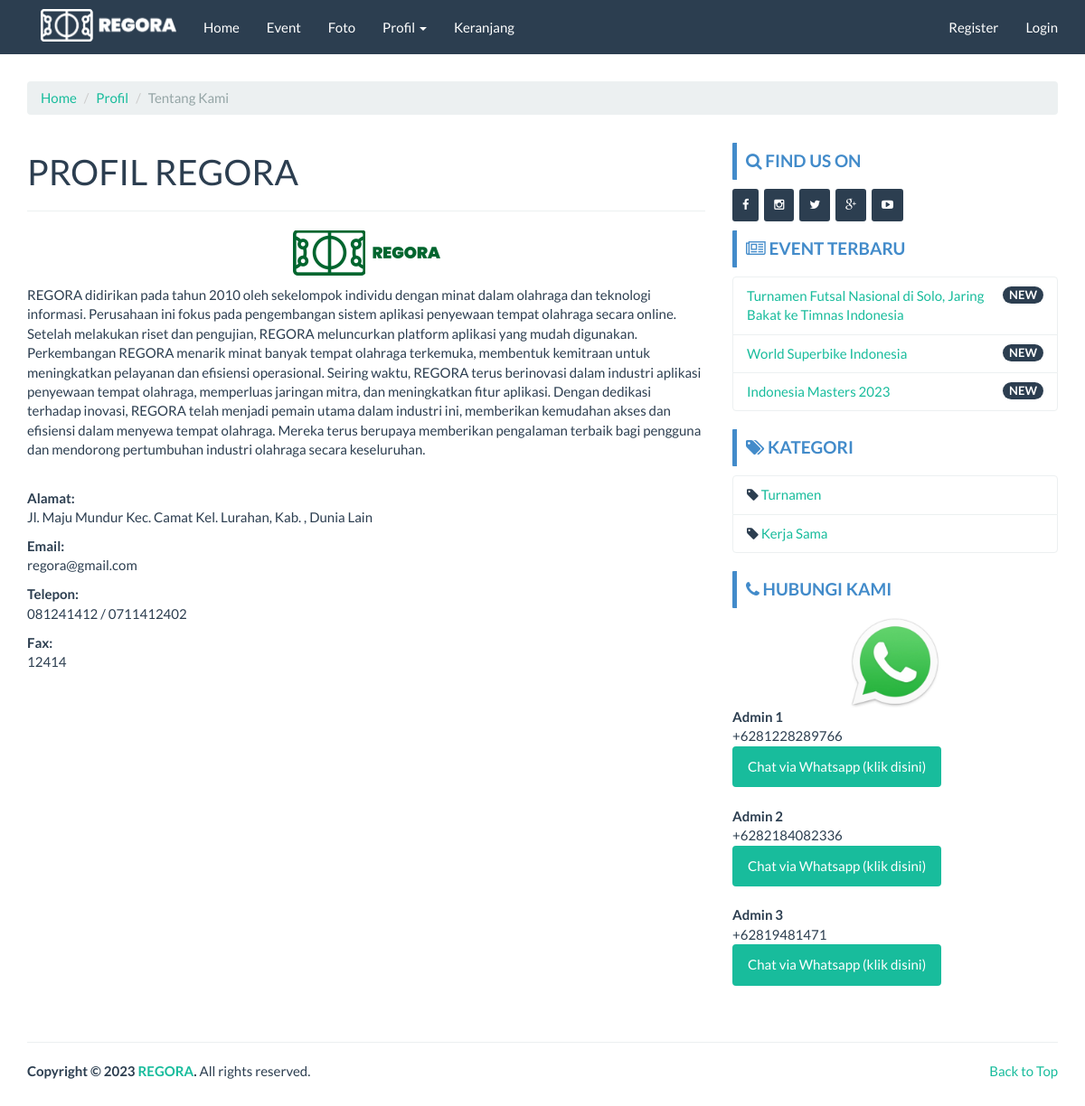
The page /index.php/page/about on the database as committed earlier.
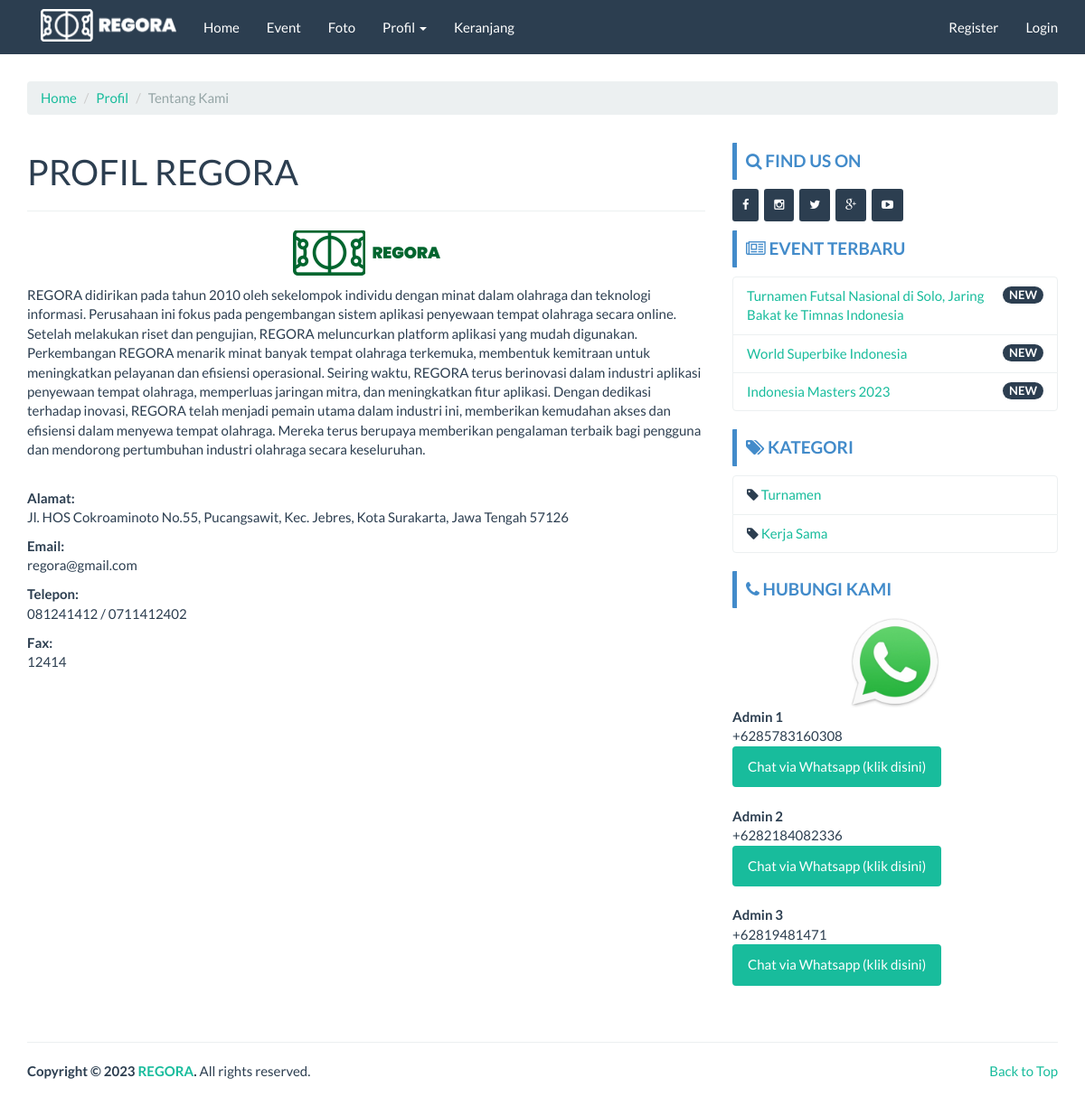
The same page on the database as committed later.
### tables this page shows
CREATE TABLE `company` (
  `id_company` int(11) NOT NULL,
  `company_name` varchar(100) NOT NULL,
  `company_desc` text NOT NULL,
  `company_address` text NOT NULL,
  `company_maps` text NOT NULL,
  `company_phone` char(30) NOT NULL,
  `company_phone2` char(30) NOT NULL,
  `company_fax` char(30) NOT NULL,
  `company_email` char(30) NOT NULL,
  `foto` text NOT NULL,
  `foto_type` char(10) NOT NULL,
  `created` datetime NOT NULL DEFAULT current_timestamp(),
  `modified` datetime DEFAULT NULL,
  `created_by` char(50) NOT NULL,
  `modified_by` char(50) NOT NULL
);

CREATE TABLE `event` (
  `id_event` int(11) NOT NULL,
  `nama_event` varchar(100) NOT NULL,
  `slug_event` varchar(100) DEFAULT NULL,
  `deskripsi` text DEFAULT NULL,
  `kategori` int(11) DEFAULT NULL,
  `foto` text DEFAULT NULL,
  `foto_type` char(10) DEFAULT NULL,
  `created_at` datetime NOT NULL DEFAULT current_timestamp(),
  `created_by` char(50) NOT NULL,
  `modified_at` datetime DEFAULT NULL ON UPDATE current_timestamp(),
  `modified_by` char(50) NOT NULL
);

CREATE TABLE `kategori` (
  `id_kategori` int(11) NOT NULL,
  `nama_kategori` varchar(20) NOT NULL,
  `slug_kat` varchar(20) NOT NULL,
  `created_by` char(50) NOT NULL,
  `created_at` datetime NOT NULL DEFAULT current_timestamp(),
  `modified_by` char(50) NOT NULL,
  `modified_at` datetime DEFAULT NULL ON UPDATE current_timestamp()
);

CREATE TABLE `kontak` (
  `id_kontak` int(11) NOT NULL,
  `nama_kontak` char(50) NOT NULL,
  `nohp` char(50) NOT NULL,
  `created_by` char(50) NOT NULL,
  `created_at` datetime NOT NULL DEFAULT current_timestamp(),
  `modified_by` char(50) NOT NULL,
  `modified_at` datetime DEFAULT NULL ON UPDATE current_timestamp()
);

### application/controllers/Page.php (called while the page is built, shortened)
<?php
class Page extends CI_Controller {
	function __construct()
  {
		$this->load->model('Company_model');
		$this->load->model('Event_model');
		$this->load->model('Foto_model');
		$this->load->model('Kategori_model');
		$this->load->model('Kontak_model');
		$this->data['company_data'] 	= $this->Company_model->get_by_company();
		$this->data['event_sidebar'] 			= $this->Event_model->get_all_sidebar();
		$this->data['kategori_sidebar'] 	= $this->Kategori_model->get_all();
		$this->data['kontak_sidebar'] 		= $this->Kontak_model->get_all();
		$this->data['kontak'] 				= $this->Kontak_model->get_all();
  }
	public function about()
	{
		$this->data['title'] 							= 'Tentang Kami';
  	$this->data['company']            = $this->Company_model->get_by_company();
		$this->load->view('front/page/about', $this->data);
	}
}

### index.php (called while the page is built, shortened)
<?php
require_once BASEPATH.'core/CodeIgniter.php';

### application/models/Company_model.php (called while the page is built, shortened)
<?php  if ( ! defined('BASEPATH')) exit('No direct script access allowed');
class Company_model extends CI_Model
{
  public $table = 'company';
  function get_by_company()
  {
    $this->db->where('id_company', '1');
    return $this->db->get($this->table)->row();
  }
}

### application/models/Event_model.php (called while the page is built, shortened)
<?php  if ( ! defined('BASEPATH')) exit('No direct script access allowed');
class Event_model extends CI_Model
{
  public $table = 'event';
  public $id    = 'id_event';
  public $order = 'DESC';
  function get_all_sidebar()
  {
    $this->db->limit(3);
    $this->db->order_by($this->id, $this->order);
    return $this->db->get($this->table)->result();
  }
}

### application/models/Kategori_model.php (called while the page is built, shortened)
<?php  if ( ! defined('BASEPATH')) exit('No direct script access allowed');
class Kategori_model extends CI_Model
{
  public $table = 'kategori';
  function get_all()
  {
    return $this->db->get($this->table)->result();
  }
}

### application/models/Kontak_model.php (called while the page is built, shortened)
<?php  if ( ! defined('BASEPATH')) exit('No direct script access allowed');
class Kontak_model extends CI_Model
{
  public $table = 'kontak';
  function get_all()
  {
    return $this->db->get($this->table)->result();
  }
}

### application/views/front/page/about.php (the view)
<?php $this->load->view('front/header'); ?>
<?php $this->load->view('front/navbar'); ?>
<div class="container">
	<ol class="breadcrumb">
		<li><a href="<?php echo base_url() ?>">Home</a></li>
		<li><a href="#">Profil</a></li>
		<li class="active">Tentang Kami</li>
	</ol>
	<div class="row">
		<div class="col-md-8">
			<h1>PROFIL <?php echo strtoupper($company->company_name) ?></h1>
			<hr>
			<p align="center"><?php
								if (empty($company->foto)) {
									echo "<img src='" . base_url() . "assets/images/no_image_thumb.png' width='400' height='400'>";
								} else {
									echo " <img src='" . base_url() . "assets/images/company/" . $company->foto . $company->foto_type . "' class='img-responsive' title='$company->company_name' alt='$company->company_name'> ";
								}
								?>
			</p>
			<p><?php echo $company->company_desc ?></p><br>
			<p><b>Alamat:</b><br>
				<?php echo $company->company_address ?>
			</p>
			<p><b>Email:</b><br>
				<?php echo $company->company_email ?>
			</p>
			<p><b>Telepon:</b><br>
				<?php echo $company->company_phone ?>
				<?php if ($company->company_phone2 > 0) {
					echo " / " . $company->company_phone2;
				} ?>
			</p>
			<?php if ($company->company_fax > 0) { ?>
				<p><b>Fax:</b><br>
					<?php echo $company->company_fax ?>
				</p>
			<?php } ?>
		</div>
		<?php $this->load->view('front/sidebar'); ?>
	</div>
</div>
<?php $this->load->view('front/footer'); ?>

### application/views/front/header.php (shortened to what this page needs)
<!DOCTYPE html>
<html lang="en">
<head>
  <link href="<?php echo base_url() ?>assets/template/frontend/css/core.css" rel="stylesheet" type="text/css" />
  <link href="<?php echo base_url() ?>assets/template/frontend/css/custom.css" rel="stylesheet">
  <link href="<?php echo base_url() ?>assets/plugins/font-awesome/css/font-awesome.min.css" rel="stylesheet" type="text/css" />
</head>

### application/views/front/navbar.php (shortened to what this page needs)
<nav class="navbar navbar-default navbar-fixed-top">
  <div class="container">
    <div class="navbar-header">
      <div class="col-lg-4">
        <a href="<?php echo base_url() ?>" class="logo">
          <img src="<?php echo base_url('assets/images/company/REGORA.png'); ?>" alt="JSOFT" width="150px" style="display: block; margin: 10px auto;">
        </a>
      </div>
    </div>
    <div class="collapse navbar-collapse" id="bs-example-navbar-collapse-1">
      <ul class="nav navbar-nav">
        <li class="<?php if($this->uri->segment(1) == ""){echo "active";} ?>">
          <a href="<?php echo base_url() ?>">Home </a>
        </li>
        <li class="<?php if($this->uri->segment(1) == "event"){echo "active";} ?>">
          <a href="<?php echo base_url('event') ?>"> Event</a>
        </li>
        <li class="<?php if($this->uri->segment(1) == "gallery"){echo "active";} ?>">
          <a href="<?php echo base_url('gallery/album') ?>"> Foto</a>
        </li>
        <li class="dropdown <?php if($this->uri->segment(1) == "about" or $this->uri->segment(1) == "contact"){echo "active";} ?>">
          <a href="#" class="dropdown-toggle" data-toggle="dropdown" role="button" aria-haspopup="true" aria-expanded="false">Profil <span class="caret"></span></a>
        </li>
        <li class="<?php if($this->uri->segment(1) == "cart" && $this->uri->segment(2) == ""){echo "active";} ?>">
          <a href="<?php echo base_url('cart') ?>"> Keranjang</a>
        </li>
      </ul>
      <?php if($this->session->userdata('usertype') != NULL){ ?>
        <ul class="nav navbar-nav navbar-right">
          <li class="dropdown">
            <a href="#" class="dropdown-toggle" data-toggle="dropdown" role="button" aria-haspopup="true" aria-expanded="false">Hi, <?php echo $this->session->userdata('username') ?> <span class="caret"></span></a>
            <ul class="dropdown-menu">
              <li><a href="<?php echo base_url('cart/history') ?>">Riwayat Booking</a></li>
              <li><a href="<?php echo base_url('auth/edit_profil/').$this->session->userdata('user_id') ?>">Edit Profil</a></li>
              <li><a href="<?php echo base_url('auth/profil') ?>">Profil Saya</a></li>
              <li role="separator" class="divider"></li>
              <li><a href="<?php echo base_url('auth/logout') ?>">Logout</a></li>
            </ul>
          </li>
        </ul>
      <?php }else{ ?>
        <ul class="nav navbar-nav navbar-right">
          <li><a href="<?php echo base_url('auth/register') ?>">Register</a></li>
          <li><a href="<?php echo base_url('auth/login') ?>">Login</a></li>
        </ul>
      <?php } ?>
    </div>
  </div>
</nav>

### application/views/front/sidebar.php
<div class="col-md-4">
  <?php $this->load->view('front/modul/mod_sosmed'); ?>
  <?php $this->load->view('front/modul/mod_facebook'); ?>
  <?php $this->load->view('front/modul/mod_event'); ?>
  <?php $this->load->view('front/modul/mod_kategori'); ?>
  <?php $this->load->view('front/modul/mod_cs'); ?>
</div>

### application/views/front/modul/mod_sosmed.php
<div class="bs-callout bs-callout-primary"><h4><i class="fa fa-search"></i> Find Us On</h4></div>
<div class="input-group">
  <button type="button" class="btn btn-sm btn-primary"><i class="fa fa-facebook"></i></button>&nbsp
  <button type="button" class="btn btn-sm btn-primary"><i class="fa fa-instagram"></i></button>&nbsp
  <button type="button" class="btn btn-sm btn-primary"><i class="fa fa-twitter"></i></button>&nbsp
  <button type="button" class="btn btn-sm btn-primary"><i class="fa fa-google-plus"></i></button>&nbsp
  <button type="button" class="btn btn-sm btn-primary"><i class="fa fa-youtube-play"></i></button>&nbsp
</div>

### application/views/front/modul/mod_event.php
<div class="bs-callout bs-callout-primary mt-3">
  <h4><i class="fa fa-newspaper-o"></i> Event Terbaru</h4>
</div>
<ul class="list-group">
  <?php
  foreach ($event_sidebar as $event_sidebar) {
  ?>
    <li class="list-group-item">
      <span class="badge">NEW</span>
      <?php echo anchor('event/read/' . $event_sidebar->slug_event . '', '' . $event_sidebar->nama_event . '') ?>
    </li>
  <?php } ?>
</ul>

### application/views/front/modul/mod_kategori.php (shortened to what this page needs)
<div class="bs-callout bs-callout-primary"><h4><i class="fa fa-tags"></i> Kategori</h4></div>
<ul class="list-group">
  <?php
  foreach ($kategori_sidebar as $kategori_sidebar)
  {
  ?>
  <li class="list-group-item">
    <i class="fa fa-tag"></i> <?php echo anchor('event/kategori/'.$kategori_sidebar->slug_kat.'',''.$kategori_sidebar->nama_kategori.'') ?>
  </li>
  <?php } ?>
</ul>

### application/views/front/modul/mod_cs.php
<div class="bs-callout bs-callout-primary"><h4><i class="fa fa-phone"></i> Hubungi Kami</h4></div>
<ul class="list-group">
  <div align="center"><img src="<?php echo base_url('assets/images/wa.jpg') ?>" width="100px"></div>
  <?php foreach($kontak_sidebar as $kontak){?>
    <b><?php echo $kontak->nama_kontak ?></b><br>
    +<?php echo $kontak->nohp ?><br>
    <a href="https://api.whatsapp.com/send?phone=+<?php echo $kontak->nohp ?>&text=Hi%20Gan,%20Saya%20mau%20booking%20lapangan">
      <button class="btn btn-success" type="submit" name="button">Chat via Whatsapp (klik disini)</button>
    </a><br><br>
  <?php } ?>
</ul>

### application/views/front/footer.php
<footer>
  <div class="container">
    <div class="row">
      <div class="col-lg-12">
        <hr>
      </div>
    </div>
  </div>
  <div class="container">
    <div class="row">
      <div class="col-xs-6">
        <strong>Copyright &copy; 2023 <a>REGORA</a>.</strong> All rights reserved.
      </div>
      <div class="col-xs-6" align="right"><a href="#top">Back to Top</a></div>
    </div>
  </div>
</footer>
</body>
</html>

### assets/template/frontend/css/custom.css (style rules this page uses)
h4 { font-weight: bold; text-transform: uppercase; }
.bs-callout { padding: 10px; margin-top: 10px; margin-bottom: 10px; border: 0px solid #eee; border-left-width: 5px; border-radius: 1px; }
.bs-callout h4 { margin-top: 0; margin-bottom: 0px; }
.bs-callout-primary { border-left-color: #428bca; }
.bs-callout-primary h4 { color: #428bca; }
a:hover, a:visited, a:link, a:active { text-decoration: none; }

Rows that differ between the two databases and show on the page:
changed company "REGORA": company_address "Jl. Maju Mundur Kec. Camat Kel. Lurahan, Kab. , Dunia Lain" → "Jl. HOS Cokroaminoto No.55, Pucangsawit, Kec. Jebres, Kota Surakarta, Jawa Tengah 57126"
changed kontak "Admin 1": nohp "6281228289766" → "6285783160308"
